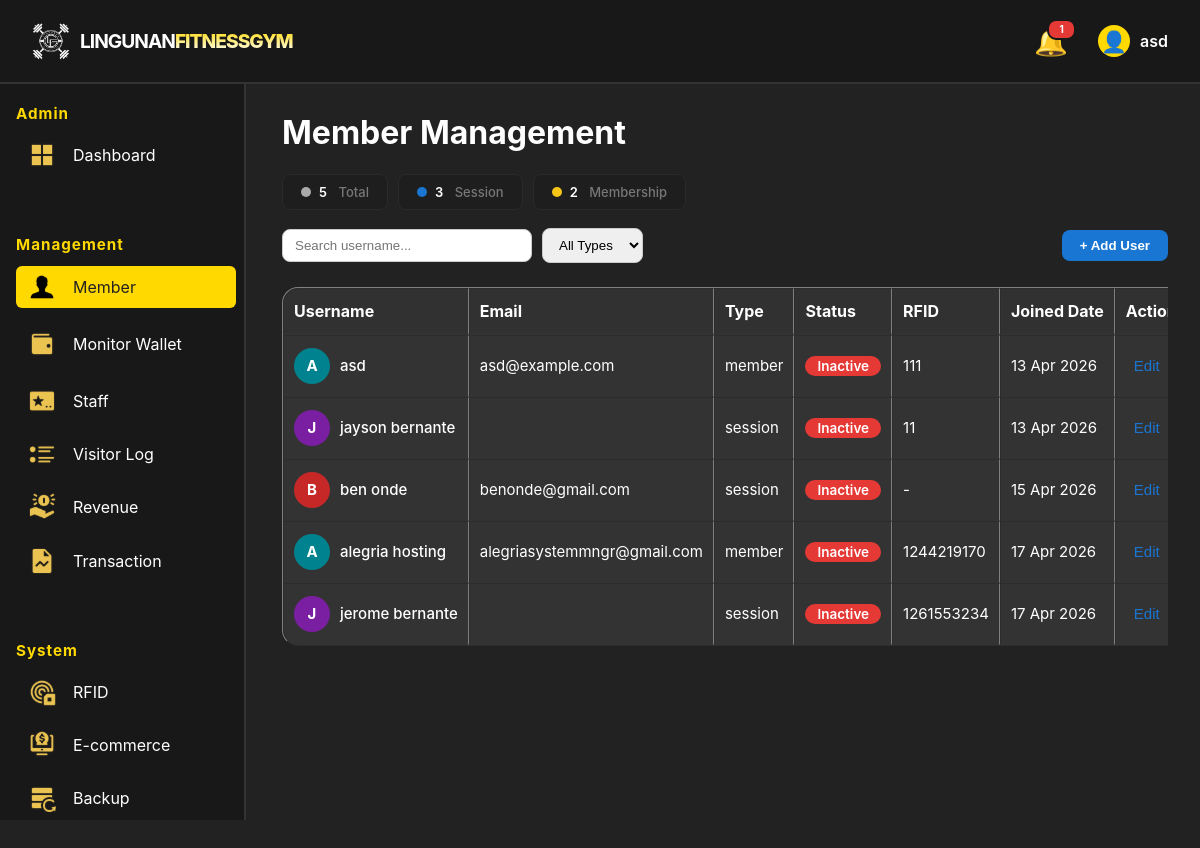
/public/client/admin/management/member.php (signed in), run on the app's committed database.
### tables this page shows
CREATE TABLE `members` (
  `id` int(10) unsigned NOT NULL AUTO_INCREMENT,
  `user_id` int(10) unsigned DEFAULT NULL,
  `first_name` varchar(50) NOT NULL,
  `last_name` varchar(50) NOT NULL,
  `phone` varchar(20) DEFAULT NULL,
  `address` varchar(255) DEFAULT NULL,
  `type` varchar(50) DEFAULT NULL,
  `membership_start` date DEFAULT NULL,
  `membership_end` date DEFAULT NULL,
  `password` varchar(255) NOT NULL,
  `username` varchar(50) NOT NULL,
  `gmail` varchar(100) NOT NULL,
  `RFID` varchar(50) DEFAULT NULL,
  `Joined_Date` date DEFAULT curdate(),
  `credit` decimal(10,2) DEFAULT 0.00,
  `plan_months` int(11) DEFAULT NULL,
  `membership_expiry` date DEFAULT NULL,
  PRIMARY KEY (`id`),
  KEY `user_id` (`user_id`),
  CONSTRAINT `members_ibfk_1` FOREIGN KEY (`user_id`) REFERENCES `users` (`id`) ON DELETE SET NULL ON UPDATE CASCADE
);

### public/client/admin/management/member.php (the view, shortened to what this page needs)
<?php
require_once '../../../../app/config/connection.php';
try { $pdo->exec("ALTER TABLE members ADD COLUMN plan_months INT DEFAULT NULL"); } catch(Exception $e) {}
try { $pdo->exec("ALTER TABLE members ADD COLUMN membership_expiry DATE DEFAULT NULL"); } catch(Exception $e) {}
try { $pdo->exec("CREATE TABLE IF NOT EXISTS blocked_rfids (id INT AUTO_INCREMENT PRIMARY KEY, rfid VARCHAR(100) NOT NULL, member_id INT DEFAULT NULL, blocked_at DATETIME DEFAULT NOW(), reason VARCHAR(100) DEFAULT 'lost')"); } catch(Exception $e) {}
include '../../../../component/admin_header.php';
include '../../../../component/admin_sidebar.php';
?>
<!DOCTYPE html>
<html lang="en">
<head>
    <link href="../../../../assets/css/toastednotif.css" rel="stylesheet">
    <link href="../../../../assets/css/admin_header.css" rel="stylesheet">
    <link href="../../../../assets/css/admin_sidebar.css" rel="stylesheet">
    <link href="../../../../assets/css/admin.css" rel="stylesheet">
</head>
<body>
    <div class="Member-content">
        <h1>Member Management</h1>
        <?php
try {
    $countStmt = $pdo->query("SELECT type, COUNT(*) as cnt FROM members GROUP BY type");
    $countRows = $countStmt->fetchAll();
    $countTotal = 0; $countSession = 0; $countMembership = 0;
    foreach ($countRows as $cr) {
        $countTotal += intval($cr['cnt']);
        if ($cr['type'] === 'session') $countSession = intval($cr['cnt']);
        if ($cr['type'] === 'member')  $countMembership = intval($cr['cnt']);
    }
} catch(Exception $e) { $countTotal = $countSession = $countMembership = 0; }
?>
        <div class="member-stats" id="memberStats">
            <div class="ms-chip"><span class="ms-dot total"></span><span class="ms-num" id="statTotal"><?= $countTotal ?></span><span class="ms-lbl">&nbsp;Total</span></div>
            <div class="ms-chip"><span class="ms-dot session"></span><span class="ms-num" id="statSession"><?= $countSession ?></span><span class="ms-lbl">&nbsp;Session</span></div>
            <div class="ms-chip"><span class="ms-dot membership"></span><span class="ms-num" id="statMembership"><?= $countMembership ?></span><span class="ms-lbl">&nbsp;Membership</span></div>
        </div>
        <?php
try {
    $query = "SELECT * FROM members WHERE 1";
    $params = [];
    $stmt = $pdo->prepare($query);
    $stmt->execute($params);
    $members = $stmt->fetchAll();
} catch (Exception $e) {
    echo '<div style="color:red">Error fetching members: ' . htmlspecialchars($e->getMessage()) . '</div>';
    $members = [];
}
?>
        <div style="margin-bottom:15px; display:flex; gap:10px; flex-wrap:wrap; align-items:center;">
    <input type="text" id="searchUsername" placeholder="Search username..."
        style="padding:8px 12px;border-radius:8px;border:1px solid #ccc;width:250px;">
    <select id="typeFilter" style="padding:8px 12px;border-radius:8px;border:1px solid #ccc;">
        <option value="">All Types</option>
    </select>
    <div style="margin-left:auto; display:flex; gap:8px;">
        <button type="button" id="addUserBtn" style="padding:8px 18px; border-radius:8px; border:none; background:#1976d2; color:#fff; font-weight:600; cursor:pointer;">+ Add User</button>
    </div>
</div>
        <div class="table-wrapper" style="margin-top: 24px;">
            <table class="admin-table" border="1" cellpadding="8" cellspacing="0" style="width:100%; background:#333;">
                <thead>
                    <tr>
                        <th>Username</th>
                        <th>Email</th>
                        <th>Type</th>
                        <th>Status</th>
                        <th>RFID</th>
                        <th>Joined Date</th>
                        <th>Actions</th>
                    </tr>
                </thead>
                <tbody>
                <?php if (empty($members)): ?>
                    <tr><td colspan="7" style="text-align: center;" >No members found.</td></tr>
                <?php else: ?>
                    <?php foreach ($members as $member): ?>
                        <?php
                            $username = trim($member['first_name'] . ' ' . $member['last_name']);
                            $status = ($member['type'] === 'active')
                                ? '<span class="badge-status badge-active">Active</span>'
                                : '<span class="badge-status badge-inactive">Inactive</span>';
                            $joined = $member['Joined_Date'] ? date('d M Y', strtotime($member['Joined_Date'])) : '-';
                            $avatarColors = ['#1976d2','#e53935','#388e3c','#f57c00','#7b1fa2','#00838f','#c62828','#2e7d32','#1565c0','#6a1b9a'];
                            $firstLetter = strtoupper(substr($member['first_name'], 0, 1)) ?: '?';
                            $avatarColor = $avatarColors[ord($firstLetter) % count($avatarColors)];
                        ?>
                        <tr>
                            <td data-label="Username">
                                <div class="user-cell">
                                    <div class="user-avatar" style="background:<?= $avatarColor ?>"><?= htmlspecialchars($firstLetter) ?></div>
                                    <span class="user-name-text"><?= htmlspecialchars($username) ?></span>
                                </div>
                            </td>
                            <td data-label="Email"><?= htmlspecialchars($member['gmail']) ?></td>
                            <td data-label="Type"><?= htmlspecialchars($member['type']) ?></td>
                            <td data-label="Status"><?= $status ?></td>
                            <td data-label="RFID"><?= htmlspecialchars($member['RFID'] ?? '-') ?></td>
                            <td data-label="Joined Date"><?= htmlspecialchars($joined) ?></td>
                            <td data-label="Actions">
                                <button type="button" class="action-btn btn-edit-member"
                                    data-id="<?= $member['id'] ?>"
                                    data-first="<?= htmlspecialchars($member['first_name'], ENT_QUOTES) ?>"
                                    data-last="<?= htmlspecialchars($member['last_name'], ENT_QUOTES) ?>"
                                    data-gmail="<?= htmlspecialchars($member['gmail'] ?? '', ENT_QUOTES) ?>"
                                    data-phone="<?= htmlspecialchars($member['phone'] ?? '', ENT_QUOTES) ?>"
                                    data-address="<?= htmlspecialchars($member['address'] ?? '', ENT_QUOTES) ?>"
                                    data-rfid="<?= htmlspecialchars($member['RFID'] ?? '', ENT_QUOTES) ?>"
                                    data-type="<?= htmlspecialchars($member['type'], ENT_QUOTES) ?>">Edit</button>
                            </td>
                        </tr>
                    <?php endforeach; ?>
                <?php endif; ?>
                </tbody>
                </table>
        </div>
    </div>
</body>
</html>

### assets/css/admin.css (style rules this page uses)
body { margin: 0; font-family: 'Inter', sans-serif; background: #222; color: #fff; }

### public/client/admin/management/member.php (style rules this page uses)
.Member-content { margin-left: 250px; margin-top: 60px; padding: 2rem; min-height: calc(100vh - 60px); background: #222; }
.admin-table { border-collapse: separate; border-spacing: 0; width: 100%; background: rgba(0,0,0,0.04); font-family: 'Inter', Arial, sans-serif; box-shadow: 0 2px 8px rgba(0,0,0,0.04); border-radius: 16px; overflow: hidden; }
.admin-table thead th:first-child { border-top-left-radius: 16px; }
.admin-table thead th:last-child { border-top-right-radius: 16px; }
.admin-table tbody tr:last-child td:first-child { border-bottom-left-radius: 16px; }
.admin-table tbody tr:last-child td:last-child { border-bottom-right-radius: 16px; }
.admin-table th, .admin-table td { padding: 12px 10px; text-align: left; overflow: hidden; white-space: nowrap; text-overflow: ellipsis; }
.admin-table th { background: rgba(0,0,0,0.04); font-weight: 700; color: #fff; border-bottom: 2px solid #333; }
.admin-table tr { transition: background 0.2s; }
.admin-table td { border-bottom: 1px solid #333; font-size: 15px; }
.badge-status { display: inline-block; padding: 2px 12px; border-radius: 12px; font-size: 90%; font-weight: 600; color: #fff; }
.badge-inactive { background: #e53935; }
.action-btn { background: none; border: none; color: #1976d2; cursor: pointer; padding: 0 8px; font-size: 15px; transition: color 0.2s; }
.admin-table th:nth-child(1) { width:18%; }
.admin-table th:nth-child(2) { width:20%; }
.admin-table th:nth-child(3) { width:9%; }
.admin-table th:nth-child(4) { width:10%; }
.admin-table th:nth-child(5) { width:12%; }
.admin-table th:nth-child(6) { width:12%; }
.admin-table th:nth-child(7) { width:auto; }
.admin-table th:nth-child(6) { width:15%; }
.table-wrapper { overflow-x: auto; width: 100%; }
.user-cell { display: flex; align-items: center; gap: 10px; }
.user-avatar { width: 36px; height: 36px; border-radius: 50%; display: flex; align-items: center; justify-content: center; font-size: 15px; font-weight: 700; color: #fff; flex-shrink: 0; text-transform: uppercase; }
.user-name-text { font-weight: 500; color: #fff; }
.member-stats { display:flex; gap:10px; flex-wrap:wrap; margin-bottom:18px; }
.ms-chip { display:flex; align-items:center; gap:8px; background:#1e1e1e; border-radius:8px; padding:9px 18px; font-size:13px; font-weight:600; border:1px solid #2a2a2a; }
.ms-dot { width:10px; height:10px; border-radius:50%; display:inline-block; flex-shrink:0; }
.ms-dot.total { background:#aaa; }
.ms-dot.session { background:#1976d2; }
.ms-dot.membership { background:#f5c518; }
.ms-num { color:#fff; }
.ms-lbl { color:#777; font-weight:500; }

### data on the page
members: first_name "A", first_name "asd", gmail "asd@example.com", type "member", shows "Inactive", RFID "111", Joined_Date "13 Apr 2026"
members: first_name "J", username "jayson bernante", type "session", shows "Inactive", RFID "11", Joined_Date "13 Apr 2026"
members: first_name "B", username "ben onde", gmail "benonde@gmail.com", type "session", shows "Inactive", RFID "-", Joined_Date "15 Apr 2026"
members: first_name "A", username "alegria hosting", gmail "alegriasystemmngr@gmail.com", type "member", shows "Inactive", RFID "1244219170", Joined_Date "17 Apr 2026"
members: first_name "J", username "jerome bernante", type "session", shows "Inactive", RFID "1261553234", Joined_Date "17 Apr 2026"

### other printed values
$_notifCount "1"
$_displayName "asd"
$countTotal "5"
$countSession "3"
$countMembership "2"
